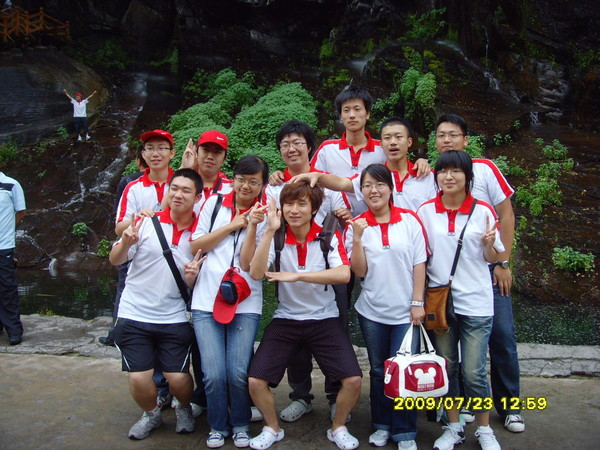
//> input picture trunk/Learning OpenCV/Test Resource/013.jpg, 600 x 450 px
$ ./Ex_6_2 '../Test Resource/013.jpg'   (built with g++ and OpenCV 4)
//> lines starting //> are read from the running program, lines starting //| are printed output that depends on the picture
//////////////////////////////////////////////////////////
// Date:       2009-10-03
// Coder:      Yishi Guo
// Copy From:  Example 6-2
// Chapter:    6
// Page:       167
// Content:    Example 6-2. An affine transformation
//////////////////////////////////////////////////////////
#include "cv.h"
#include "highgui.h"

int main( int argc, char** argv ) {

	CvPoint2D32f srcTri[3], dstTri[3];
	CvMat* rot_mat = cvCreateMat( 2, 3, CV_32FC1 );
	CvMat* warp_mat = cvCreateMat( 2, 3, CV_32FC1 );
	IplImage *src, *dst;

	if ( argc == 2 && ((src = cvLoadImage( argv[1], 1 )) != 0 )) {
//> src is the input picture: 450 rows x 600 cols, CV_8UC3; mean B, G, R 75.4, 75.3, 81.1
		dst = cvCloneImage( src );
		dst->origin = src->origin;
		cvZero( dst );
//> dst: 450 rows x 600 cols, CV_8UC3; every value is 0

		// Compute warp matrix
		//
		srcTri[0].x = 0;                  // src Top left
		srcTri[0].y = 0;
		srcTri[1].x = src->width - 1;     // src Top right
		srcTri[1].y = 0;
		srcTri[2].x = 0;                  // src Bottom left offset
		srcTri[2].y = src->height - 1;

		dstTri[0].x = src->width*0.0;     // dst Top left
//> dstTri = 3 Points (x, y): [0, 0], [0, 0], [0, 0]
		dstTri[0].y = src->height*0.33;
		dstTri[1].x = src->width*0.85;    // dst Top right
		dstTri[1].y = src->height*0.25;
		dstTri[2].x = src->width*0.15;    // dst Bottom left offset
		dstTri[2].y = src->height*0.7;

		cvGetAffineTransform( srcTri, dstTri, warp_mat );
		cvWarpAffine( src, dst, warp_mat );
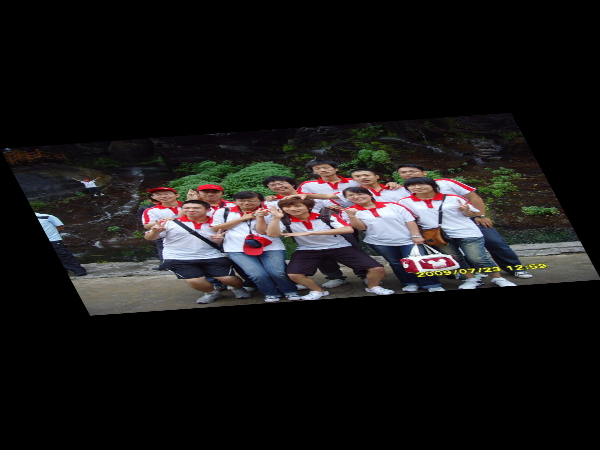
//> dst: 450 rows x 600 cols, CV_8UC3; mean B, G, R 24.7, 24.7, 26.6

		cvCopy( dst, src );

		// Compute rotation matrix
		//
		CvPoint2D32f center = cvPoint2D32f(
			src->width/2,
			src->height/2
			);
//> center = Point(300, 225)
		double angle = -50.0;
		double scale = 0.6;
		cv2DRotationMatrix( center, angle, scale, rot_mat );

		// Do the transformation
		//
		cvWarpAffine( src, dst, rot_mat );
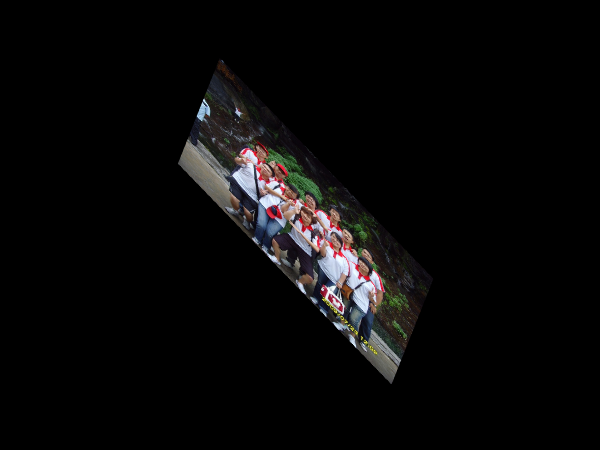
//> dst: 450 rows x 600 cols, CV_8UC3; mean B, G, R 8.9, 8.9, 9.6

		cvNamedWindow( "Affine_Transform", 1 );
		cvShowImage( "Affine_Transform", dst );
		cvWaitKey();
	}
	cvReleaseImage( &dst );
	cvReleaseMat( &rot_mat );
	cvReleaseMat( &warp_mat );

	return 0;
}

$ run again, on trunk/Learning OpenCV/Test Resource/12.jpg
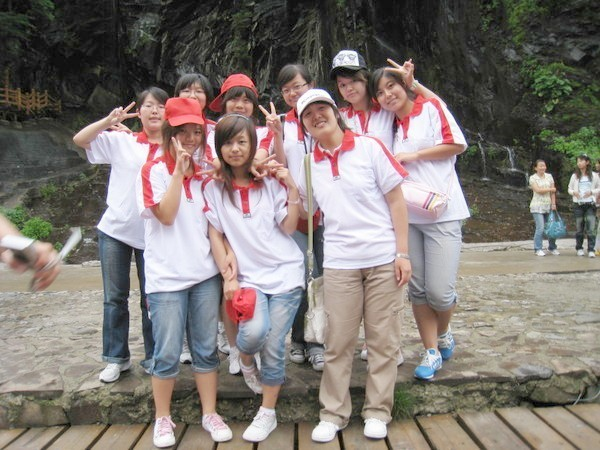
//> input picture trunk/Learning OpenCV/Test Resource/12.jpg, 600 x 450 px
//> src is the input picture: 450 rows x 600 cols, CV_8UC3; mean B, G, R 116.2, 121.2, 129.3
//> `cvWarpAffine( src, dst, warp_mat );`:
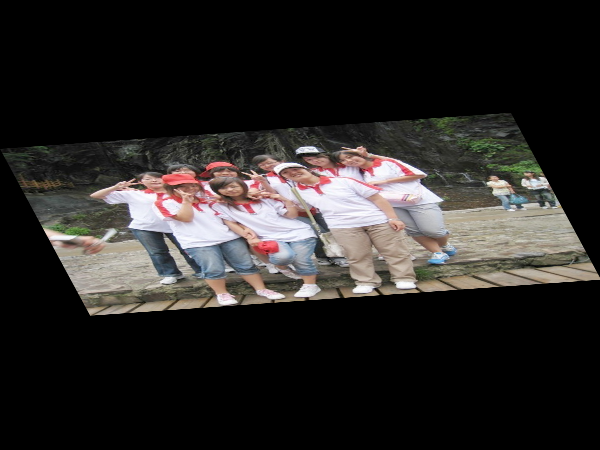
//> dst: 450 rows x 600 cols, CV_8UC3; mean B, G, R 38.1, 39.7, 42.4
//> `cvWarpAffine( src, dst, rot_mat );`:
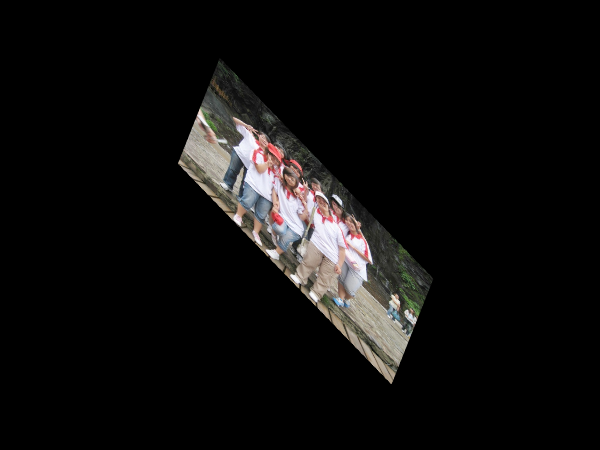
//> dst: 450 rows x 600 cols, CV_8UC3; mean B, G, R 13.7, 14.3, 15.3

$ run again, on trunk/Learning OpenCV/Test Resource/186.jpg
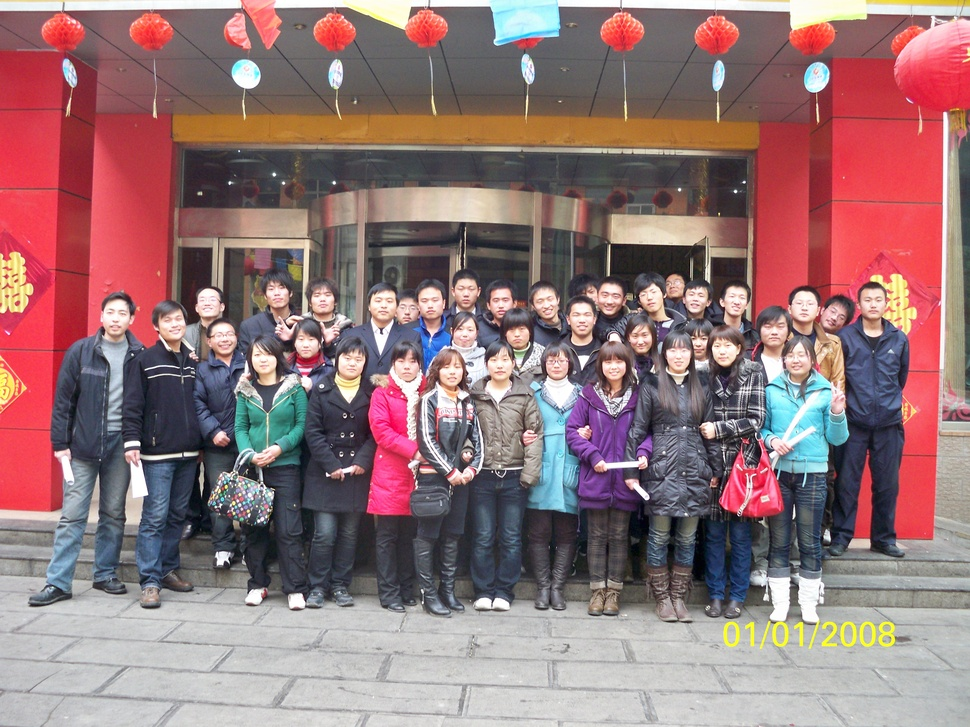
//> input picture trunk/Learning OpenCV/Test Resource/186.jpg, 970 x 727 px, shrunk from 3648 x 2736 before the run
//> src is the input picture: 727 rows x 970 cols, CV_8UC3; mean B, G, R 119.4, 117.3, 148.6
//> `cvWarpAffine( src, dst, warp_mat );`:
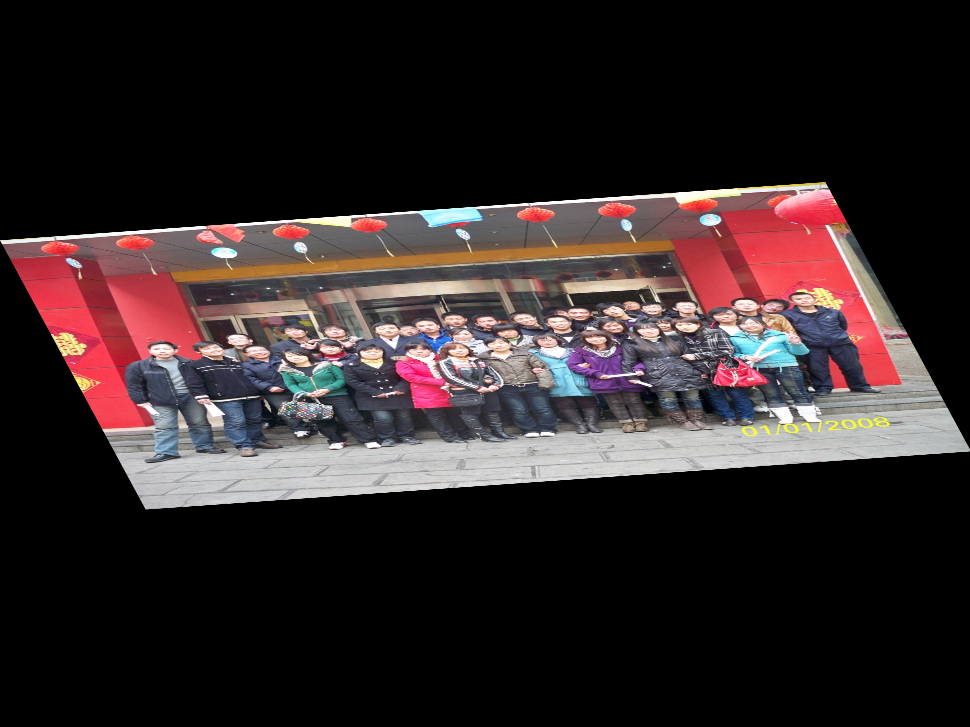
//> dst: 727 rows x 970 cols, CV_8UC3; mean B, G, R 39.1, 38.4, 48.6
//> `cvWarpAffine( src, dst, rot_mat );`:
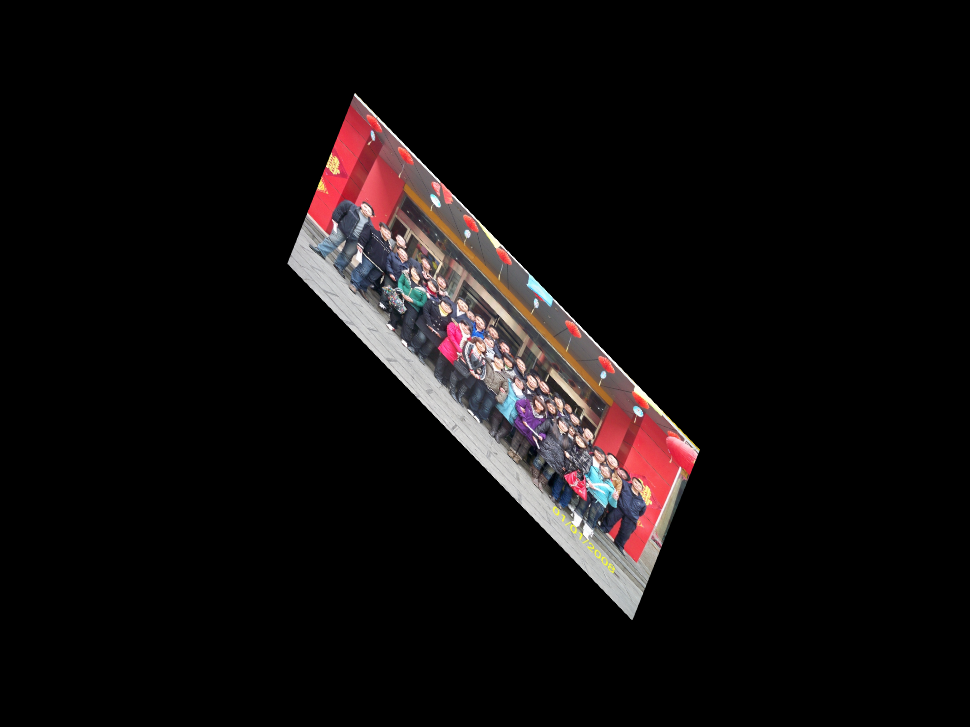
//> dst: 727 rows x 970 cols, CV_8UC3; mean B, G, R 14.1, 13.8, 17.5

$ run again, on trunk/Learning OpenCV/Test Resource/27.jpg
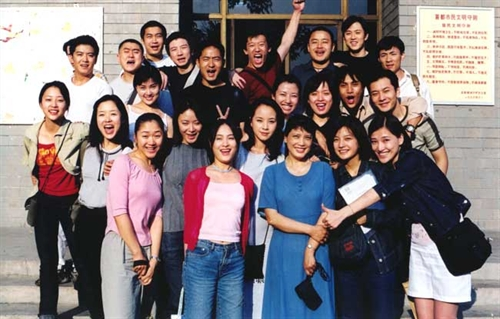
//> input picture trunk/Learning OpenCV/Test Resource/27.jpg, 500 x 319 px
//> src is the input picture: 319 rows x 500 cols, CV_8UC3; mean B, G, R 121.4, 119.2, 129.8
//> `cvWarpAffine( src, dst, warp_mat );`:
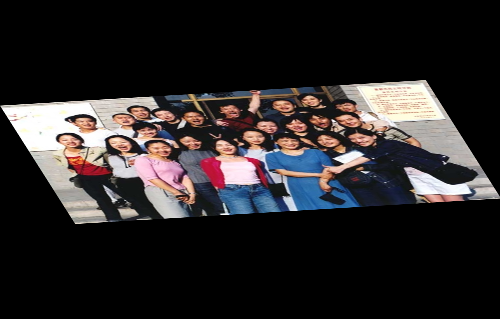
//> dst: 319 rows x 500 cols, CV_8UC3; mean B, G, R 39.9, 39.1, 42.6
//> `cvWarpAffine( src, dst, rot_mat );`:
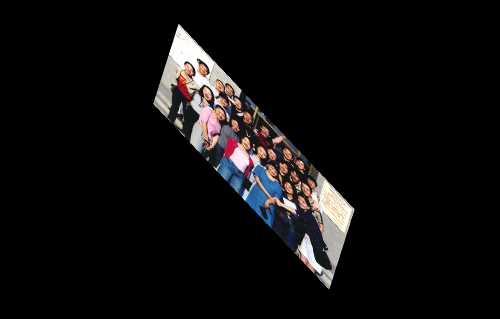
//> dst: 319 rows x 500 cols, CV_8UC3; mean B, G, R 14.3, 14.1, 15.3
